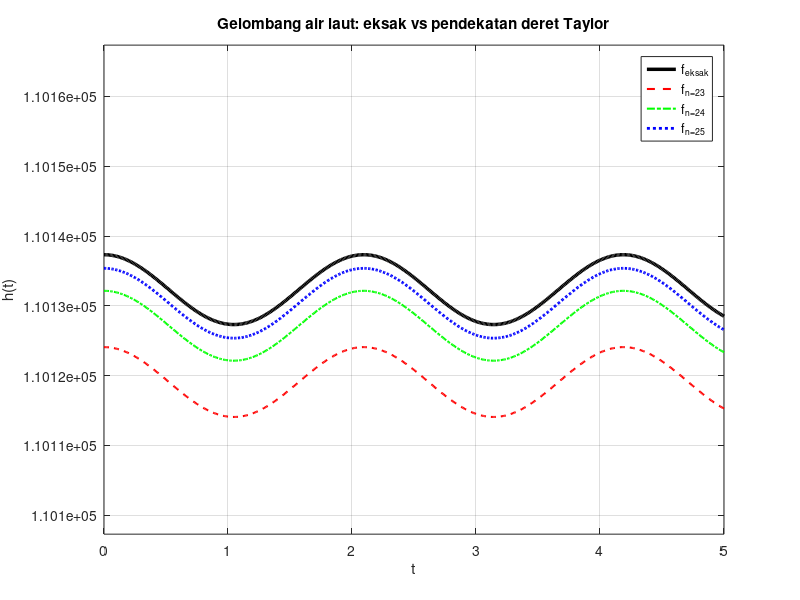
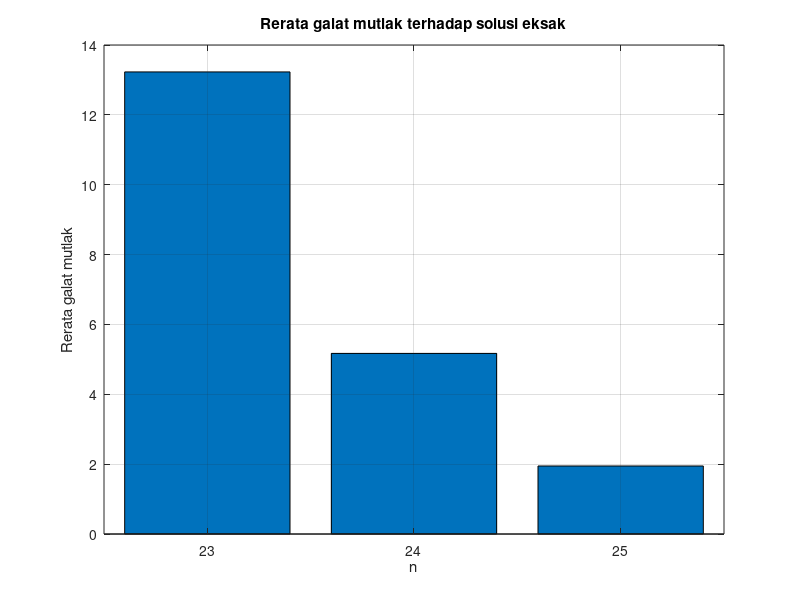
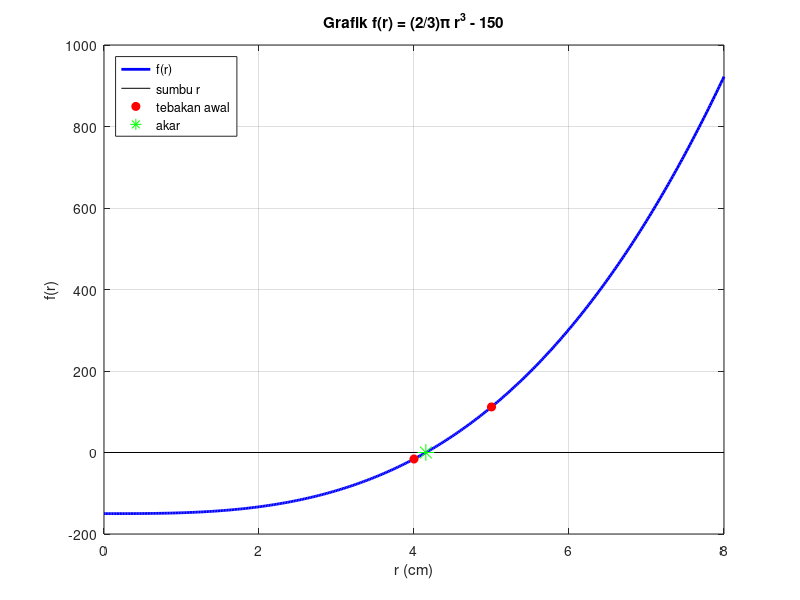

Write MATLAB code to recreate these figures, in order.
%% RESPONSI 1 PRAKTIKUM METODE NUMERIK : GALAT, SPL, SPNL (SATU FILE)
% Menjalankan ketiga kasus secara berurutan (Kasus 1, 2, 3).
% Kompatibel dengan MATLAB dan GNU Octave (tidak memakai fungsi lokal).
% Setiap kasus diawali "clear" agar variabelnya tidak saling bertabrakan.
close all; clear; clc;

%% KASUS 1 : GALAT (ERROR PEMOTONGAN)
% Visualisasi gelombang air laut  h = h0*(cos(t*v/lambda) + e^x)
% Perbandingan hasil eksak vs deret Taylor (cos dan e^x) dengan n = 23, 24, 25
clear;
fprintf('==================== KASUS 1 : GALAT ====================\n');

%% 1. Parameter masalah
lambda = 12;  v = 36;  x = 10;  h0 = 5;
N      = [23 24 25];          % batas iterasi deret Taylor
toleransi = 1;                % toleransi galat relatif = 1 persen

%% 2. Vektor waktu 0 <= t <= 5
t = linspace(0, 5, 501);      % 501 titik -> langkah 0.01
u = t*v/lambda;               % argumen cosinus (satuan radian)

%% 3. Solusi eksak (fungsi bawaan)
h_eksak = h0*(cos(u) + exp(x));

%% 4. Solusi pendekatan (deret Taylor) untuk tiap n
h_aprx = zeros(numel(N), numel(t));
for k = 1:numel(N)
    n = N(k);
    c_aprx = zeros(size(u));                 % deret cos(u)
    for i = 0:n
        c_aprx = c_aprx + (-1)^i * u.^(2*i) / factorial(2*i);
    end
    e_aprx = 0;                              % deret e^x
    for i = 0:n
        e_aprx = e_aprx + x^i / factorial(i);
    end
    h_aprx(k,:) = h0*(c_aprx + e_aprx);
end

%% 5. Grafik perbandingan keempat fungsi dalam satu plot
figure('Name','Perbandingan eksak vs pendekatan','Color','w');
plot(t, h_eksak, 'k-',  'LineWidth', 2.5); hold on;
plot(t, h_aprx(1,:), 'r--', 'LineWidth', 1.5);
plot(t, h_aprx(2,:), 'g-.', 'LineWidth', 1.5);
plot(t, h_aprx(3,:), 'b:',  'LineWidth', 2);
grid on; xlabel('t'); ylabel('h(t)');
title('Gelombang air laut: eksak vs pendekatan deret Taylor');
legend('f_{eksak}','f_{n=23}','f_{n=24}','f_{n=25}','Location','best');
ylim([min(h_eksak)-30, max(h_eksak)+30]);   % perbesar agar selisih terlihat

%% 6. Galat mutlak, rerata, dan galat relatif
fprintf('%-6s %-18s %-18s %-20s %-10s\n', 'n', 'Rerata |galat|', ...
        'Galat maks', 'Rerata galat rel (%)', 'Layak?');
rerata = zeros(1,3);
for k = 1:numel(N)
    galat_mutlak = abs(h_eksak - h_aprx(k,:));
    galat_rel    = galat_mutlak ./ abs(h_eksak) * 100;     % dalam persen
    rerata(k)    = mean(galat_mutlak);
    if mean(galat_rel) < toleransi, ket = 'LAYAK'; else, ket = 'TIDAK'; end
    fprintf('%-6d %-18.6f %-18.6f %-20.8f %-10s\n', N(k), rerata(k), ...
            max(galat_mutlak), mean(galat_rel), ket);
end

%% 7. Grafik galat mutlak (pelengkap)
figure('Name','Galat mutlak','Color','w');
bar(N, rerata); grid on;
xlabel('n'); ylabel('Rerata galat mutlak');
title('Rerata galat mutlak terhadap solusi eksak');

%% KASUS 2 : SPL (HARGA BAHAN MAKANAN PER KG)
clear;
fprintf('\n==================== KASUS 2 : SPL ====================\n');

%% 1. Data belanja SUDAH dikonversi ke kg
% kolom: beras, telur, tepung, ayam  (1 hg = 0.1 kg, 1 dag = 0.01 kg, 1 g = 0.001 kg)
% Adel : 2.5 kg | 1500 g | 5 kg   | 500 g
% Briza: 40 hg  | 0.75 kg| 1000 g | 2 kg
% Caca : 2000 g | 15 hg  | 50 dag | 6000 g
% Dinda: 1 kg   | 4250 g | 20 hg  | 9 hg
A = [2.5        1500/1000   5          500/1000;      % Adel
     40/10      0.75        1000/1000  2;             % Briza
     2000/1000  15/10       50/100     6000/1000;     % Caca
     1          4250/1000   20/10      9/10];         % Dinda
b = [161000; 149000; 251500; 173000];                 % total belanja (Rp)
nama = {'Beras','Telur','Tepung','Ayam'};

disp('Matriks koefisien A (kg):'); disp(A);
disp('Vektor b (Rp):');            disp(b);

%% 2. Uji syarat metode iteratif: dominan diagonal & jari-jari spektral
% rhoGS(M): jari-jari spektral matriks iterasi Gauss-Seidel T = -(D+L)^-1 U
rhoGS = @(M) max(abs(eig(-(diag(diag(M)) + tril(M,-1)) \ triu(M,1))));

disp('Cek dominan diagonal - susunan ASLI:');
d = abs(diag(A));  o = sum(abs(A),2) - d;
for i = 1:4
    if d(i) > o(i), s = 'terpenuhi'; else, s = 'TIDAK terpenuhi'; end
    fprintf('  baris %d: |a_ii| = %.2f  vs  sum|a_ij| = %.2f  -> %s\n', i, d(i), o(i), s);
end
fprintf('Jari-jari spektral Gauss-Seidel (susunan asli) = %.4f\n\n', rhoGS(A));

%% 3. Penataan ulang baris (pivoting) -> dominan diagonal
% baris 2 (Briza)->pers.1, baris 4 (Dinda)->pers.2, baris 1 (Adel)->pers.3, baris 3 (Caca)->pers.4
urut = [2 4 1 3];
A2 = A(urut,:);  b2 = b(urut);

disp('Cek dominan diagonal - susunan SETELAH ditukar:');
d = abs(diag(A2));  o = sum(abs(A2),2) - d;
for i = 1:4
    if d(i) > o(i), s = 'terpenuhi'; else, s = 'TIDAK terpenuhi'; end
    fprintf('  baris %d: |a_ii| = %.2f  vs  sum|a_ij| = %.2f  -> %s\n', i, d(i), o(i), s);
end
fprintf('Jari-jari spektral Gauss-Seidel (susunan baru) = %.4f\n\n', rhoGS(A2));

%% 4. Metode Gauss-Seidel
tol = 1e-6;  maxit = 100;
xk = zeros(4,1);                       % tebakan awal
fprintf('Iterasi Gauss-Seidel:\n');
fprintf('%-4s %-12s %-12s %-12s %-12s %-12s\n','k','Beras','Telur','Tepung','Ayam','Galat maks');
for k = 1:maxit
    xlama = xk;
    for i = 1:4
        s = A2(i,:)*xk - A2(i,i)*xk(i);          % jumlah a_ij*x_j, j ~= i
        xk(i) = (b2(i) - s)/A2(i,i);              % nilai terbaru langsung dipakai
    end
    galat = max(abs(xk - xlama));
    fprintf('%-4d %-12.4f %-12.4f %-12.4f %-12.4f %-12.3e\n', k, xk, galat);
    if galat < tol, break; end
end

%% 5. Verifikasi dengan Gauss-Jordan
aug = [A b];
for j = 1:4
    [~,p] = max(abs(aug(j:end,j))); p = p + j - 1;      % pivoting parsial
    aug([j p],:) = aug([p j],:);
    aug(j,:) = aug(j,:)/aug(j,j);
    for i = [1:j-1, j+1:4]
        aug(i,:) = aug(i,:) - aug(i,j)*aug(j,:);
    end
end
x_GJ = aug(:,end);

%% 6. Hasil akhir
fprintf('\n%-8s %-18s %-18s %-18s\n','Bahan','Gauss-Seidel','Gauss-Jordan','Rp/kg');
for i = 1:4
    fprintf('%-8s %-18.6f %-18.6f Rp %d\n', nama{i}, xk(i), x_GJ(i), round(xk(i)));
end
fprintf('Residu ||Ax-b|| = %.3e\n', norm(A*xk - b));

%% KASUS 3 : PERSAMAAN NON-LINEAR (BOLA DALAM TABUNG)
clear;
fprintf('\n==================== KASUS 3 : SPNL ====================\n');

%% 1. Perumusan persamaan
% Bola jari-jari r ada di dalam tabung -> tabung jari-jari r, tinggi t = 2r
% V_bola = 4/3 pi r^3 ; V_tabung = pi r^2 (2r) = 2 pi r^3
% V_bola : V_tabung = 2 : 3  ->  V_tabung = 3/2 * 300 = 450
% V_luar = V_tabung - V_bola = 150  = 2/3 pi r^3
Vbola = 300;
Vluar = Vbola/2;                         % = 150
f = @(r) (2/3)*pi*r.^3 - Vluar;          % f(r) = 0  -> persamaan nonlinear

%% 2. Metode grafik untuk nilai awal
r = linspace(0, 8, 400);
figure('Name','Metode grafik','Color','w');
plot(r, f(r), 'b-', 'LineWidth', 2); hold on;
plot([0 8], [0 0], 'k-'); grid on;
xlabel('r (cm)'); ylabel('f(r)');
title('Grafik f(r) = (2/3)\pi r^3 - 150');
rg = 0:1:8;
fprintf('%-4s %-12s\n','r','f(r)'); fprintf('%-4d %-12.4f\n',[rg; f(rg)]);
% f(4) < 0 dan f(5) > 0 -> akar di antara 4 dan 5
a = 4;  b = 5;
plot([a b],[f(a) f(b)],'ro','MarkerFaceColor','r');

%% 3. Metode Biseksi
tol = 1e-6;  maxit = 100;
fa = f(a);  fb = f(b);
assert(fa*fb < 0, 'Tebakan awal tidak mengapit akar!');
fprintf('\nBISEKSI\n%-4s %-10s %-10s %-12s %-12s %-12s\n','i','a','b','c','f(c)','|b-a|');
ab = a; bb = b;
for i = 1:maxit
    c  = (ab+bb)/2;  fc = f(c);
    fprintf('%-4d %-10.6f %-10.6f %-12.8f %-12.3e %-12.3e\n', i, ab, bb, c, fc, bb-ab);
    if abs(fc) < tol || (bb-ab)/2 < tol, break; end
    if f(ab)*fc < 0, bb = c; else, ab = c; end
end
r_bis = c;  it_bis = i;

%% 4. Metode Regula-Falsi (pembanding)
fprintf('\nREGULA-FALSI\n%-4s %-10s %-10s %-12s %-12s\n','i','a','b','c','f(c)');
ar = a; br = b; cl = inf;
for i = 1:maxit
    c  = (ar*f(br) - br*f(ar))/(f(br) - f(ar));
    fc = f(c);
    fprintf('%-4d %-10.6f %-10.6f %-12.8f %-12.3e\n', i, ar, br, c, fc);
    if abs(fc) < tol || abs(c-cl) < tol, break; end
    if f(ar)*fc < 0, br = c; else, ar = c; end
    cl = c;
end
r_rf = c;  it_rf = i;

%% 5. Hasil dan verifikasi
r_eksak = (3*Vluar/(2*pi))^(1/3);
Vb = 4/3*pi*r_bis^3;  Vt = 2*pi*r_bis^3;  Vl = Vt - Vb;
fprintf('\nJari-jari (biseksi)      = %.6f cm  (%d iterasi)\n', r_bis, it_bis);
fprintf('Jari-jari (regula-falsi) = %.6f cm  (%d iterasi)\n', r_rf,  it_rf);
fprintf('Jari-jari (analitik)     = %.6f cm\n', r_eksak);
fprintf('Tinggi tabung t = 2r     = %.6f cm\n', 2*r_bis);
fprintf('V bola = %.4f | V tabung = %.4f | V tabung di luar bola = %.4f cm^3\n', Vb, Vt, Vl);
plot(r_bis, 0, 'g*', 'MarkerSize', 12);
legend('f(r)','sumbu r','tebakan awal','akar','Location','northwest');
